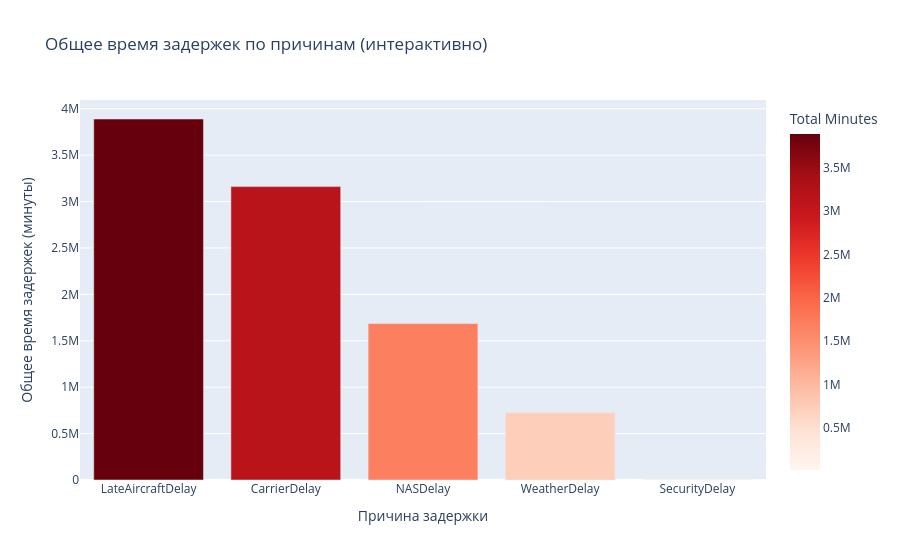

The code cell stored with this chart in its notebook:
### Markdown cell above
**Вывод о влиянии снега**

Исторический средний уровень снегопадов в декабре не демонстрирует статистически значимого влияния на задержки вылетов (p=0,30, разница ~0,17 мин).
Даже в самых снежных аэропортах (CLE, DTW, BOS) задержки сопоставимы или ниже, чем в аэропортах с высокой интенсивностью движения, таких как ORD/EWR/JFK.
Это говорит о том, что операционные факторы (трафик, каскадные задержки) преобладают над климатологическим снегопадом в декабре 2024 года.

### Code cell
# === Анализ причин задержек ===

# Список причин
cause_cols = ['CarrierDelay', 'WeatherDelay', 'NASDelay', 'SecurityDelay', 'LateAircraftDelay']

# 1. Общее количество минут по каждой причине
total_minutes = flight_data[cause_cols].sum()
print("Общее количество минут задержек по причинам:")
print(total_minutes.sort_values(ascending=False))

# 2. Доля рейсов, затронутых каждой причиной (>0 мин)
affected_pct = (flight_data[cause_cols] > 0).mean() * 100
print("\nДоля рейсов с каждой причиной (>0 мин):")
print(affected_pct.round(2))

# 3. Среднее время по причине (только когда причина >0)
avg_when_affected = flight_data[cause_cols].apply(lambda x: x[x > 0].mean()).round(2)
print("\nСреднее время задержки по причине (когда она есть):")
print(avg_when_affected)

# 4. Барплот: общее время по причинам
# Общее время задержек по причинам
cause_cols = ['CarrierDelay', 'WeatherDelay', 'NASDelay', 'SecurityDelay', 'LateAircraftDelay']
total_minutes = flight_data[cause_cols].sum().reset_index()
total_minutes.columns = ['Cause', 'Total Minutes']

fig = px.bar(
    total_minutes.sort_values('Total Minutes', ascending=False),
    x='Cause',
    y='Total Minutes',
    title='Общее время задержек по причинам (интерактивно)',
    color='Total Minutes',
    color_continuous_scale='Reds'
)

fig.update_layout(
    xaxis_title='Причина задержки',
    yaxis_title='Общее время задержек (минуты)',
    showlegend=False
)

fig.show()

# 5. Бонус: причины в выходные vs будни (средние минуты)
print("\nПричины в выходные vs будни (средние минуты):")
weekend_causes = flight_data[flight_data['IsWeekend'] == 1][cause_cols].mean().round(2)
weekday_causes = flight_data[flight_data['IsWeekend'] == 0][cause_cols].mean().round(2)
print("Выходные:\n", weekend_causes)
print("Будни:\n", weekday_causes)

### Figure 1 — Plotly figure (JSON) as saved in the notebook; plotly's stock layout.template omitted (floating-point values rounded to 4 significant figures)
{"data": [{"hovertemplate": "Cause=%{x}<br>Total Minutes=%{marker.color}<extra></extra>", "legendgroup": "", "marker": {"color": [3889000.0, 3161000.0, 1686000.0, 726700.0, 14080.0], "coloraxis": "coloraxis", "pattern": {"shape": ""}}, "name": "", "orientation": "v", "showlegend": false, "textposition": "auto", "type": "bar", "x": ["LateAircraftDelay", "CarrierDelay", "NASDelay", "WeatherDelay", "SecurityDelay"], "xaxis": "x", "y": [3889000.0, 3161000.0, 1686000.0, 726700.0, 14080.0], "yaxis": "y"}], "layout": {"barmode": "relative", "coloraxis": {"colorbar": {"title": {"text": "Total Minutes"}}, "colorscale": [[0, "rgb(255,245,240)"], [0.125, "rgb(254,224,210)"], [0.25, "rgb(252,187,161)"], [0.375, "rgb(252,146,114)"], [0.5, "rgb(251,106,74)"], [0.625, "rgb(239,59,44)"], [0.75, "rgb(203,24,29)"], [0.875, "rgb(165,15,21)"], [1, "rgb(103,0,13)"]]}, "legend": {"tracegroupgap": 0}, "showlegend": false, "title": {"text": "Общее время задержек по причинам (интерактивно)"}, "xaxis": {"anchor": "y", "domain": [0, 1], "title": {"text": "Причина задержки"}}, "yaxis": {"anchor": "x", "domain": [0, 1], "title": {"text": "Общее время задержек (минуты)"}}}}
